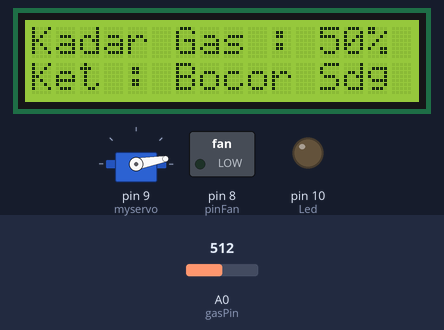
This sketch was run on a simulated Arduino Uno, built with avr-gcc and run on an emulated ATmega328P. Shown: servo, 16×2 character LCD, switched loads named in the sketch (green lamp = pin HIGH), output pins drawn as LEDs (lit = HIGH). Dashed ring = blinking. Inputs (shaded band) come from the test bench; at power-on: A0 (gasPin) = 512. What the sketch prints to the serial monitor is not drawn.

Above: at 1.2 s.
1.3 s: A0 (gasPin) set to 617
At 2.9 s:
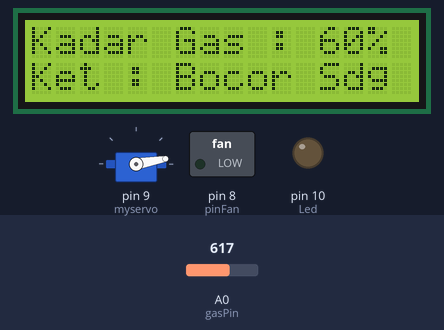
4.4 s: A0 (gasPin) set to 642
At 7.2 s:
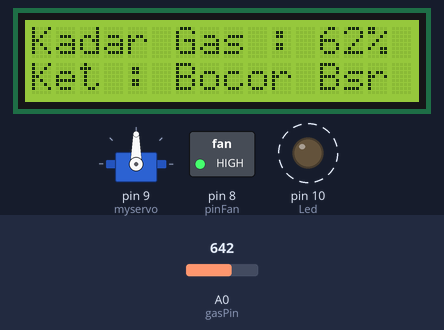
7.5 s: A0 (gasPin) set to 122
At 10.3 s:
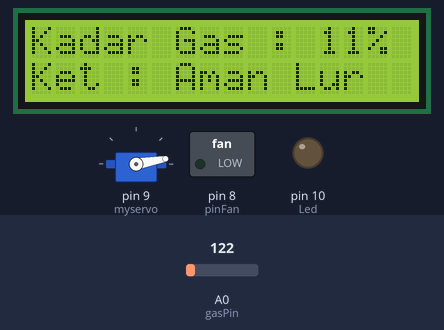
10.6 s: A0 (gasPin) set to 110
At 11.4 s:
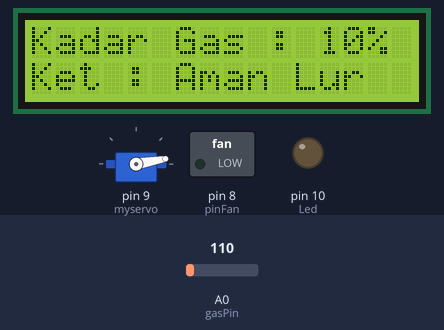
13.7 s: A0 (gasPin) set to 91
At 14.2 s:
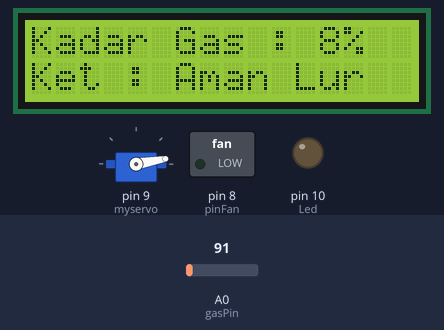
16.8 s: A0 (gasPin) set to 122
At 17.6 s:
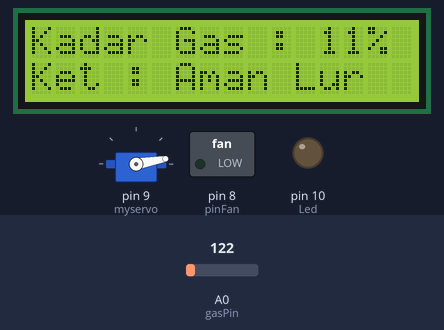
Timing chart, 0 to 19.8 s (numbered marks = the images above; inputs shaded):
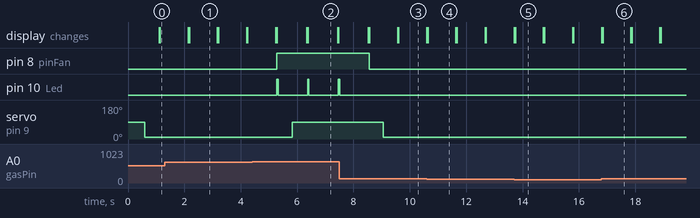

Measured:
- the behaviour switches between 624 and 625 on A0 (gasPin) (found by bisection; images 1 and 2)
- after the input at 1.3 s, the display: first differs from a run without the input after 0.87 s (image 1)
- after the input at 4.4 s, pin 8 (pinFan): LOW → HIGH after 0.88 s; pin 10 (Led): alternates HIGH for 0.05 s and LOW for 1.0 s, starting after 0.88 s; servo on pin 9 (myservo): 10° → 90° after 1.4 s; the display: first differs from a run without the input after 0.88 s (image 2)
- after the input at 7.5 s, pin 8 (pinFan): HIGH → LOW after 1.1 s; pin 10 (Led): goes on until 7.5 s, then stays LOW; servo on pin 9 (myservo): 90° → 10° after 1.6 s; the display: first differs from a run without the input after 1.1 s (image 3)
- after the input at 10.6 s, the display: first differs from a run without the input at once (image 4)
- after the input at 13.7 s, the display: first differs from a run without the input at once (image 5)
- after the input at 16.8 s, the display: first differs from a run without the input at once (image 6)

The sketch:

Projek_Smart_Home_Gas_Detector_4.ino
```cpp
#include <Wire.h>
#include <LiquidCrystal_I2C.h>
#include <Servo.h>

Servo myservo;
LiquidCrystal_I2C lcd(0x27, 16, 2);

const int gasPin = A0; // SIMPAN DATA ADC SENSOR MQ2
int val;
int potpin = 0;
//const int pinBuzer = 12;
const int pinFan = 8;
const int Led = 10;
//bool started = false;
// the setup routine runs once when you press reset:
void setup() {
  //pinMode(pinBuzer, OUTPUT); // Jadikan Buzzer sebagai OUTPUT
  pinMode(pinFan, OUTPUT);  // Jadikan kipas sebagai OUTPUT
  pinMode(Led, OUTPUT);   // Jadikan Led sebagai OUTPUT
  myservo.attach(9);
  lcd.begin();
  lcd.backlight();
  Serial.begin(9600);
}
void loop() {
  //sensorMQ2 = analogRead(gasPin); // PROSES ADC 10 BIT 0 - 1023
  lcd.setCursor(0, 0);
  lcd.print("Kadar Gas : ");
  val = map(analogRead(gasPin), 0, 1023, 0 , 100);
  lcd.print(val);
  lcd.print("%  ");
  lcd.setBacklight(HIGH);
  if ( val > 60 ) {
    //lcd.setCursor(00,00);
    //lcd.print("ADA KBCRAN GAS");
    lcd.setCursor(00, 1);
    lcd.print("Ket : Bocor Bsr");
    lcd.setBacklight(HIGH);
    //digitalWrite(pinBuzer, HIGH); // BUZER HIDUP
    //    delay(50);
    //    digitalWrite(pinBuzer, LOW);
    //    delay(2);
    digitalWrite(pinFan, HIGH); // KIPAS HIDUP
    digitalWrite(Led, HIGH);
    delay(50);
    digitalWrite(Led, LOW);
    delay(10);
    Serial.println("GAS BOCOR");
    delay(500);
    myservo.write(90);
    //started = true;
  }
  else if ( val > 26) {
    //lcd.setCursor(00,00);
    //lcd.print("TDK ADA KBCRAN GAS");
    lcd.setCursor(00, 1);
    lcd.print("Ket : Bocor Sdg");
    //digitalWrite(pinBuzer, LOW);// BUZER MATI
    digitalWrite(pinFan, LOW); // KIPAS MATI
    digitalWrite(Led, LOW);
    delay(500);
    myservo.write(10);
    //started = true;
  }
  else if (val >= 0) {
    lcd.setCursor(00, 1);
    lcd.print("Ket : Aman Lur");
    //digitalWrite(pinBuzer, LOW);// BUZER MATI
    digitalWrite(pinFan, LOW); // KIPAS MATI
    digitalWrite(Led, LOW);
    delay(500);
    myservo.write(10);
    //started = true;
  }
  Serial.println(analogRead(gasPin));
  Serial.println(val);
  delay(500);
  lcd.clear();
}
```
